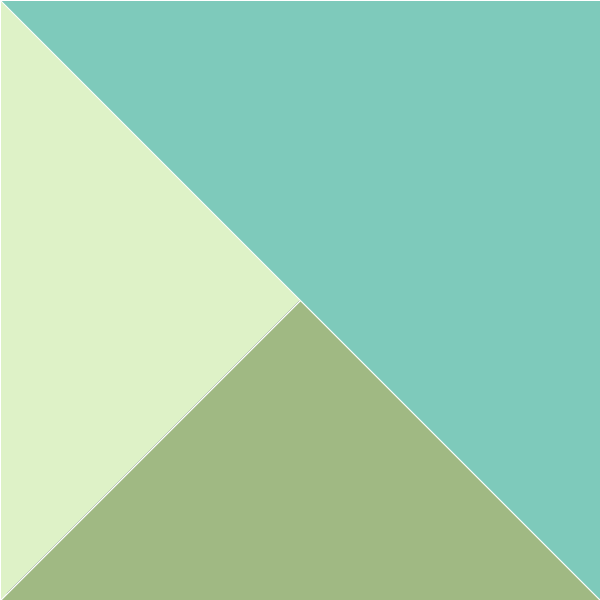
Frame 1 (no input)
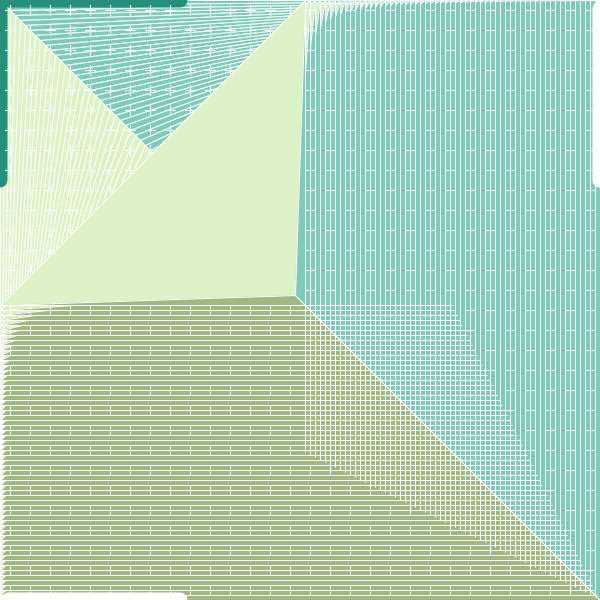
Frame 60 (the mouse pressed at the canvas centre just before this capture)
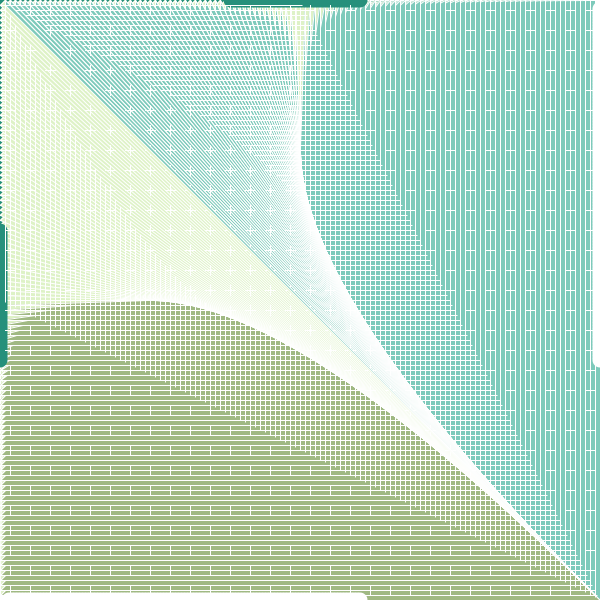
Frame 120 (the mouse held since frame 60 and released just before this capture)

The Processing sketch that drew these frames (run headless with seeded random() and noise(); from frame 60 on, the mouse is pressed at the canvas centre):

// Processing sketch: processing_145047
// ── processing_145047.pde

 /*
 Konkuk University
 SOS iDesign
  
 Name: KIM Mirae
 ID: 201420064
  
 */
 int x = 0;
 int y = 0;
 int xspeed = 5;
 int yspeed = 5; 
 float xPos = 0; 
 float diameter = 15;

  void setup() {
  background(600);
  size(600, 600);
  frameRate(20);
  }

void draw() {
  
  //pattern (white and black)
  for (int i = 10; i < width; i += 20) {
  for (int j = 10; j < height; j += 20) {
    rectMode(CENTER);
    fill(0);
    rect(i, j, 0, 10);
    fill(0);
    rect(j, i, 10, 0); 
    fill(0);
    rect(i, j, 10, 0);
    fill(0);
    rect(j, i, 0, 10);
  }
  }

  
  
 //ellipse - xPos
   xPos = xPos + 3; // modify the position on x-axis
  if (xPos > height + diameter) {
    xPos = -diameter;
  }
  noStroke();
  fill(#26907b);
  ellipse (0, xPos , diameter, diameter);
  noStroke();
  fill(#ffffff);
  ellipse (600, xPos , diameter, diameter);
  noStroke();
  fill(#26907b);
  ellipse (xPos , 0, diameter, diameter);
  fill(#ffffff);
  ellipse (xPos ,600, diameter, diameter);
  
  
   //move space-1
   stroke(#ffffff);
   //green
   fill(#A0B983);
   quad (x, y, width-x, 0, 0, height-y, width-x,height-y);
   //white green
   fill(#DEF2C7);
   quad (x, y, 0, height-y, width-x, 0, x, y);
   //light blue
   fill(#7ECABB);
   quad (x, y, width-x,height-y,width-x,0, x, y);
 
  
   //move space-2
  
   fill(#ffffff);
   ellipse (width-x,height-y,x,0);
   fill(#ffffff);
   ellipse (width-x,height-y,0,y);
  
  
   x = x + xspeed;
   y = y + yspeed;
   if ((x>width) || (x<0)) {
     xspeed = xspeed*-1;
   }
   if ((y>height) || (y<0)) {
     yspeed = yspeed*-1;
   }
}
